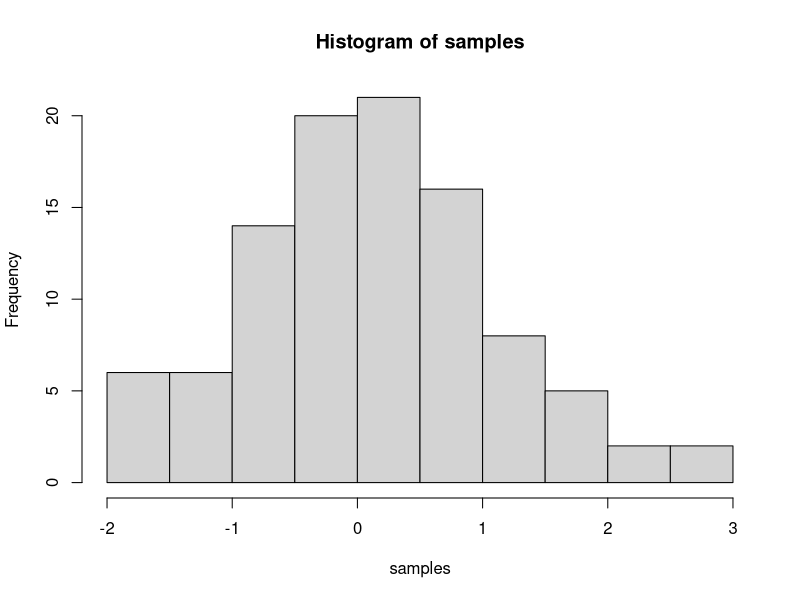

Write R code to recreate this figure.
## ---- chunk 1
knitr::opts_chunk$set(message=FALSE,warning=FALSE, cache=TRUE)
## ---- chunk 2
1+1
89392-8373 
4*3
122/12
## ---- chunk 3
mel <-1
other<-23456789
a<-1
b<-20
c<-40

a+b

c-b

other/c 

(a+c)/b

## ---- chunk 4
for(i in 1:100)
print (i)


seq(1,100)
## ---- chunk 5
sum(i)

sum(1:100)

sum(seq(1,100))
## ---- chunk 6
sum(1:100)
sum(5:500)
sum(2:4)
## ---- chunk 7
EvenNumbers<-c()
for(i in 1:100){
if (i%%2 ==0){
EvenNumbers<-c(EvenNumbers,i)
}
}

EvenNumbers
## ---- chunk 8
AllNumbers<-c()
for(i in 1:1000){
  AllNumbers<-c(AllNumbers,i)
}
PrimeNumbers<-c()
for (j in AllNumbers){
  if(j %/% 2 || j%/% 3)
    PrimeNumbers<-c(AllNumbers,j)
}

PrimeNumbers
## ---- chunk 9
sieve <- function(n)
{
   n <- as.integer(n)
   if(n > 1e6) stop("n too large")
   primes <- rep(TRUE, n)
   primes[1] <- FALSE
   last.prime <- 2L
   for(i in last.prime:floor(sqrt(n)))
   {
      primes[seq.int(2L*last.prime, n, last.prime)] <- FALSE
      last.prime <- last.prime + min(which(primes[(last.prime+1):n]))
   }
   which(primes)
}

 sieve(1000)
## ---- chunk 10
sample(1:1000000, 100, replace=FALSE)
sample(1:10000, 100, replace=TRUE)
## ---- chunk 11
sample(20:400, 100, replace=FALSE)
## ---- chunk 12
a<-c(2,4,6,8,10,12,14, 16)
b<-c(2,4,4,6)

(sum(a))/length(a)



b[length(b)/2]
a[length(a)/2]


## ---- chunk 13
samples <- rnorm(100, mean=0, sd=1)
hist(samples)
## ---- chunk 14
1+2
2*5
5/3
(1+6+4)/5

## ---- chunk 15
a<-1
b<-2
a+b

d<-c(1,2,3)
e<-c(5,6,7)
d+e
d*e
d/e

## ---- chunk 16
# for loop solution
# i becomes the number 1 to 100 at each step of the loop


a <- length(100) # make empty variable, set length to 100
for (i in 1:100){
  a[i] <-i #assigns the number in i, to the ith index of a
}

print(a)

# for loop solution #2

a<-c() #create empty variable using combine command
for (i in 1:100){
  a<-c(a,i) # keeps combining a with itself and the new number in i
}
print(a)

# seq solution
a <- seq(1,100,1) # look up help for seq using ?seq() in console
print(a)
